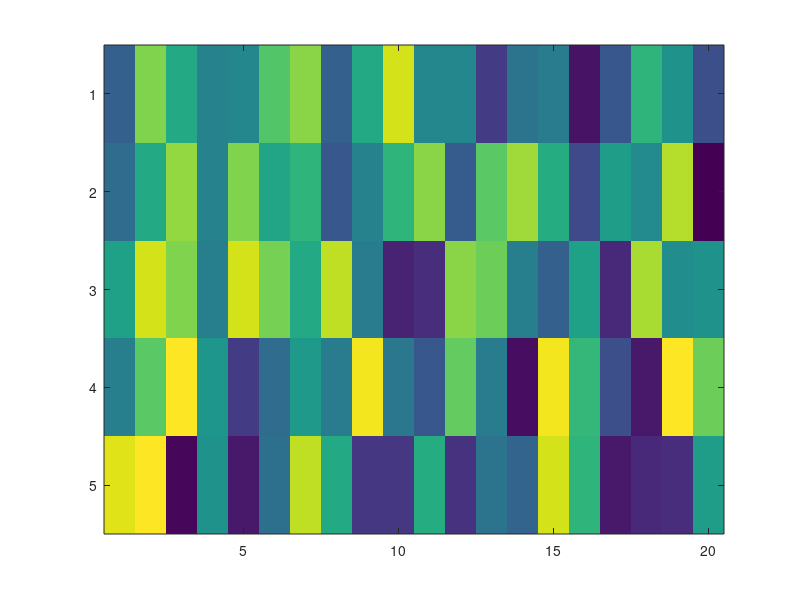

Here is the MATLAB script that generated this plot: (Note: this script raises an error after producing the figure.)
%% test_surfscreen
% Tests of the surfscreen function (figures off).
%--------------------------------------------------------------------------
set(0, 'DefaultFigureVisible', 'off')

%% Sets the figure position
figure; imagesc(rand(5, 20));
surfscreen;
assert(isequal(get(gcf, 'Position'), [150, 1, 1200, 865]))
close all
